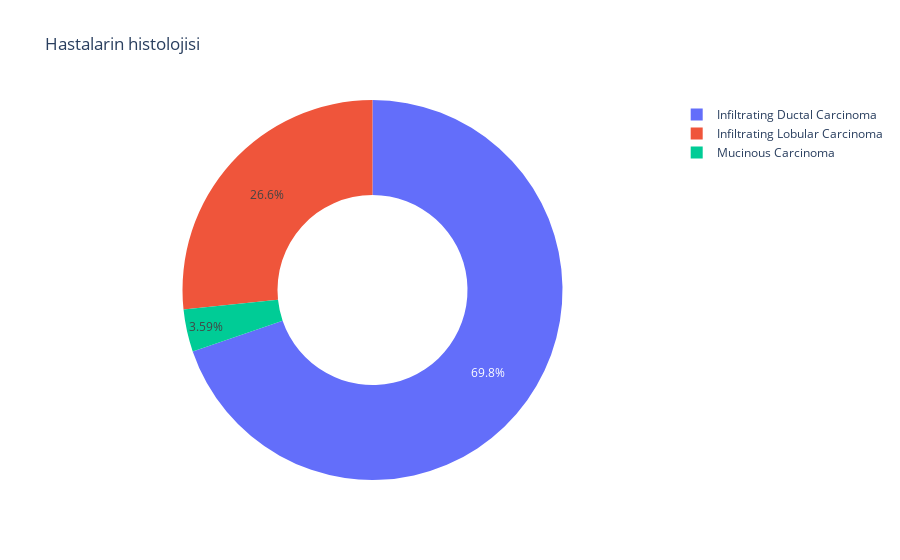

Notebook code cell kept with this figure:
### Code cell
histology = data["Histoloji"].value_counts()
transactions = histology.index
quantity = histology.values
figure = px.pie(data,
                values=quantity,
                names=transactions, hole = 0.5,
                title="Hastalarin histolojisi ")
figure.show()
data.Histoloji.hist()
plt.show()

### Figure 1 — Plotly figure (JSON) as saved in the notebook; plotly's stock layout.template omitted (floating-point values rounded to 4 significant figures)
{"data": [{"domain": {"x": [0, 1], "y": [0, 1]}, "hole": 0.5, "hovertemplate": "label=%{label}<br>value=%{value}<extra></extra>", "labels": ["Infiltrating Ductal Carcinoma", "Infiltrating Lobular Carcinoma", "Mucinous Carcinoma"], "legendgroup": "", "name": "", "showlegend": true, "type": "pie", "values": [233, 89, 12]}], "layout": {"legend": {"tracegroupgap": 0}, "title": {"text": "Hastalarin histolojisi "}}}
